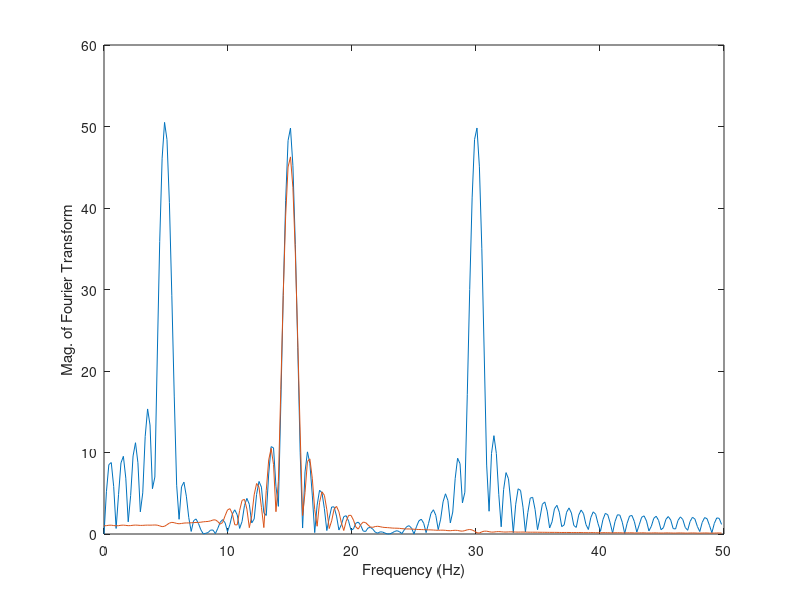

MATLAB code for this plot:
Fs = 100;
t = (1:100)/Fs;
s1 = sin(2*pi*t*5);
s2 = sin(2*pi*t*15);
s3 = sin(2*pi*t*30);
s = s1 + s2 + s3;
% plot(t,s);

[b, a] = ellip(4, 0.1, 40, [10 20]/(Fs/2));
% [H, w] = freqz(b, a, 512);
% plot(w*Fs/(2*pi), abs(H));

sf = filter(b, a, s);
% plot(t, sf);
% xlabel('Time (seconds)');
% ylabel('Time waveform');
% axis([0 1 -1 1]);

S = fft(s, 512);
SF = fft(sf, 512);
w = (0:255)/256*(Fs/2);
plot(w, abs(S(1:256)), w, abs(SF(1:256)));
xlabel('Frequency (Hz)');
ylabel('Mag. of Fourier Transform');